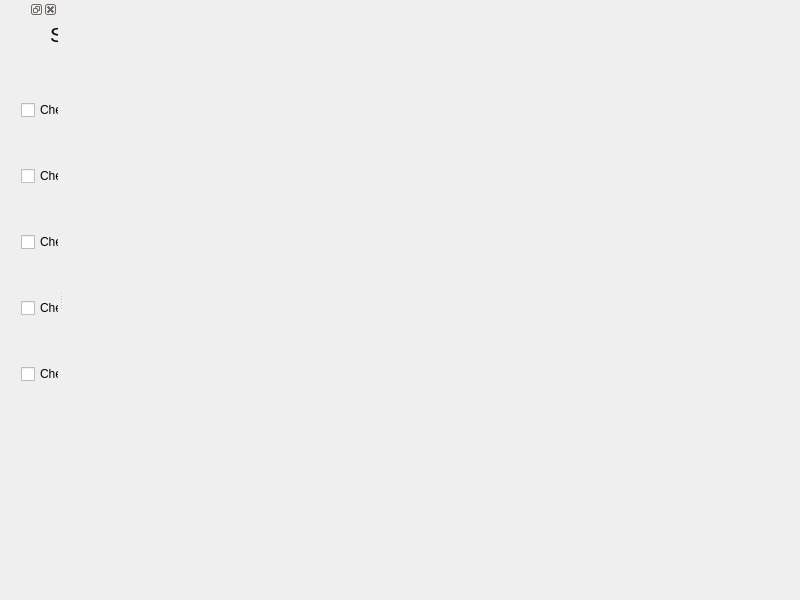
<?xml version="1.0" encoding="UTF-8"?>
<ui version="4.0">
 <class>MainWindow</class>
 <widget class="QMainWindow" name="MainWindow">
  <property name="geometry">
   <rect>
    <x>0</x>
    <y>0</y>
    <width>800</width>
    <height>600</height>
   </rect>
  </property>
  <property name="windowTitle">
   <string>A CS123 Final</string>
  </property>
  <widget class="QWidget" name="centralWidget">
   <layout class="QHBoxLayout" name="horizontalLayout">
    <property name="leftMargin">
     <number>0</number>
    </property>
    <property name="topMargin">
     <number>0</number>
    </property>
    <property name="rightMargin">
     <number>0</number>
    </property>
    <property name="bottomMargin">
     <number>0</number>
    </property>
    <item>
     <widget class="View" name="view" native="true"/>
    </item>
   </layout>
  </widget>
  <widget class="QDockWidget" name="settingsDock">
   <attribute name="dockWidgetArea">
    <number>1</number>
   </attribute>
   <widget class="QWidget" name="settingsDockContent">
    <widget class="QLabel" name="label">
     <property name="geometry">
      <rect>
       <x>50</x>
       <y>0</y>
       <width>81</width>
       <height>31</height>
      </rect>
     </property>
     <property name="font">
      <font>
       <family>Microsoft YaHei UI</family>
       <pointsize>16</pointsize>
      </font>
     </property>
     <property name="text">
      <string>Settings</string>
     </property>
    </widget>
    <widget class="QWidget" name="verticalLayoutWidget">
     <property name="geometry">
      <rect>
       <x>10</x>
       <y>30</y>
       <width>160</width>
       <height>391</height>
      </rect>
     </property>
     <layout class="QVBoxLayout" name="verticalLayout">
      <item>
       <widget class="QCheckBox" name="checkBox">
        <property name="text">
         <string>CheckBox0</string>
        </property>
       </widget>
      </item>
      <item>
       <widget class="QCheckBox" name="checkBox_2">
        <property name="text">
         <string>CheckBox1</string>
        </property>
       </widget>
      </item>
      <item>
       <widget class="QCheckBox" name="checkBox_3">
        <property name="text">
         <string>CheckBox2</string>
        </property>
       </widget>
      </item>
      <item>
       <widget class="QCheckBox" name="checkBox_4">
        <property name="text">
         <string>CheckBox3</string>
        </property>
       </widget>
      </item>
      <item>
       <widget class="QCheckBox" name="checkBox_5">
        <property name="text">
         <string>CheckBox4</string>
        </property>
       </widget>
      </item>
     </layout>
    </widget>
   </widget>
  </widget>
 </widget>
 <layoutdefault spacing="6" margin="11"/>
 <customwidgets>
  <customwidget>
   <class>View</class>
   <extends>QWidget</extends>
   <header>view.h</header>
  </customwidget>
 </customwidgets>
 <resources/>
 <connections/>
</ui>
